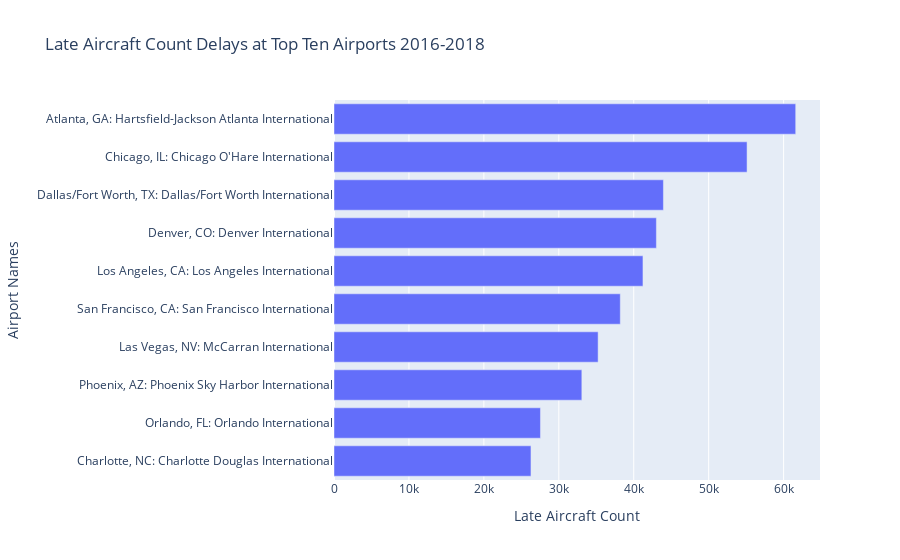

Notebook code cell kept with this figure:
### Code cell
#Rename columns: year, month and date
rename_airport_data = csv3.rename(columns={
    "airport_name": "Airport Names",
    "late_aircraft_ct": "Late Aircraft Count",
    })
#Rename columns: year, month and date
rename_airport_data2 = csv2.rename(columns={
    "airport_name": "Airport Names",
    "late_aircraft_ct": "Late Aircraft Count",
    })
fig = px.bar(rename_airport_data, x='Late Aircraft Count', y='Airport Names', orientation='h', title="Late Aircraft Count Delays at Top Ten Airports 2016-2018")
fig.update_layout(
    yaxis=dict(
        autorange="reversed"
    )
)
fig.show()

### Figure 1 — Plotly figure (JSON) as saved in the notebook; plotly's stock layout.template omitted (floating-point values rounded to 4 significant figures)
{"data": [{"alignmentgroup": "True", "hovertemplate": "Late Aircraft Count=%{x}<br>Airport Names=%{y}<extra></extra>", "legendgroup": "", "marker": {"color": "#636efa"}, "name": "", "offsetgroup": "", "orientation": "h", "showlegend": false, "textposition": "auto", "type": "bar", "x": [61610.0, 55120.0, 43960.0, 43020.0, 41230.0, 38200.0, 35250.0, 33070.0, 27550.0, 26290.0], "xaxis": "x", "y": ["Atlanta, GA: Hartsfield-Jackson Atlanta International", "Chicago, IL: Chicago O'Hare International", "Dallas/Fort Worth, TX: Dallas/Fort Worth International", "Denver, CO: Denver International", "Los Angeles, CA: Los Angeles International", "San Francisco, CA: San Francisco International", "Las Vegas, NV: McCarran International", "Phoenix, AZ: Phoenix Sky Harbor International", "Orlando, FL: Orlando International", "Charlotte, NC: Charlotte Douglas International"], "yaxis": "y"}], "layout": {"autosize": true, "barmode": "relative", "legend": {"tracegroupgap": 0}, "title": {"text": "Late Aircraft Count Delays at Top Ten Airports 2016-2018"}, "xaxis": {"anchor": "y", "autorange": true, "domain": [0, 1], "range": [0, 64860.0], "title": {"text": "Late Aircraft Count"}, "type": "linear"}, "yaxis": {"anchor": "x", "autorange": true, "domain": [0, 1], "range": [9.5, -0.5], "title": {"text": "Airport Names"}, "type": "category"}}}
